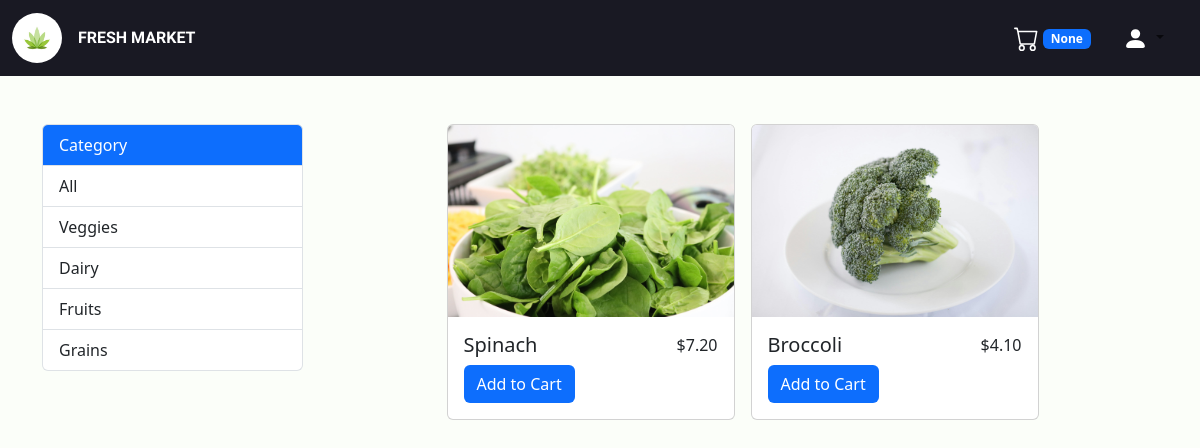
/eapp/filter/1/, run on the app's committed database.
### eapp/models.py (models this page shows, shortened)
class Category(models.Model):
    category_name = models.CharField(max_length=200)
    def __str__(self):
        return self.category_name

class Product(models.Model):
    name = models.CharField(max_length=200)
    price = models.DecimalField(max_digits=10, decimal_places=2)
    product_image = models.ImageField(default='def.png'
                                      , upload_to='product_images')
    category = models.ForeignKey(to=Category, on_delete=models.CASCADE)

### eapp/views.py (the view)
# urls.py: path("filter/<int:category_id>/", views.fliter, name='eapp-filter'),
def fliter(request, category_id):
    category = Category.objects.all()
    filter_product = Product.objects.filter(category=category_id)
    cart_item = CartItem.objects.filter(customer_id=request.user.id)
    total_quantity = cart_item.aggregate(Sum("quantity"))
    return render(request, template_name="home.html",
                  context={'products': filter_product, 'category': category, 'total_quantity': total_quantity})

### eapp/templates/home.html (shortened to what this page needs)
{% extends "base.html" %}
{% block content %}
    {% load static %}
    <div class="row justify-content-center mt-5">
        <div class="col-md-3 mb-5 ">
            <ul class="list-group">
                <li class="text-white list-group-item category-head">Category</li>
                <a href="{% url 'eapp-home' %}" class="list-group-item list-group-item-action">All</a>
                {% for item in category %}
                    <a href={% url 'eapp-filter' category_id=item.id %} class="list-group-item list-group-item-action">
                    {{ item }} </a>
                {% endfor %}
            </ul>
        </div>
        <div class="col-9 d-flex flex-wrap flex-row justify-content-center align-center gap-3">
            {% for product in products %}
                <div class="card" style="width: 18rem;">
                    <img alt="product_image" class="card-img-top " src="{{ product.product_image.url }}">
                    <div class="card-body">
                        <div class="d-flex justify-content-between">
                            <h5 class="card-title ">{{ product.name }}</h5>
                            <p class="card-text">${{ product.price }}</p>
                        </div>
                        <a id=btn_{{ product.id }} class="btn custom-btn"
                           href="{% url 'eapp-add' product_id=product.id %}">Add to Cart</a>
                    </div>
                </div>
            {% endfor %}
        </div>
    </div>
{% endblock %}

### static/eapp/base.css (style rules this page uses)
body { background-color: #FBFEF9; }
.custom-btn { color: #ffffff; background-color: #0d6efd; }
.list-group-item:first-child { background-color: #0d6efd; }
.card-img-top { height: 12rem; object-fit: cover; }

### data on the page
Category: category_name "Veggies"
Category: category_name "Dairy"
Category: category_name "Fruits"
Category: category_name "Grains"
Product: product_image (picture), name "Spinach", price "7.20"
Product: product_image (picture), name "Broccoli", price "4.10"

### other printed values
{{ total_quantity.quantity__sum }} "None"
